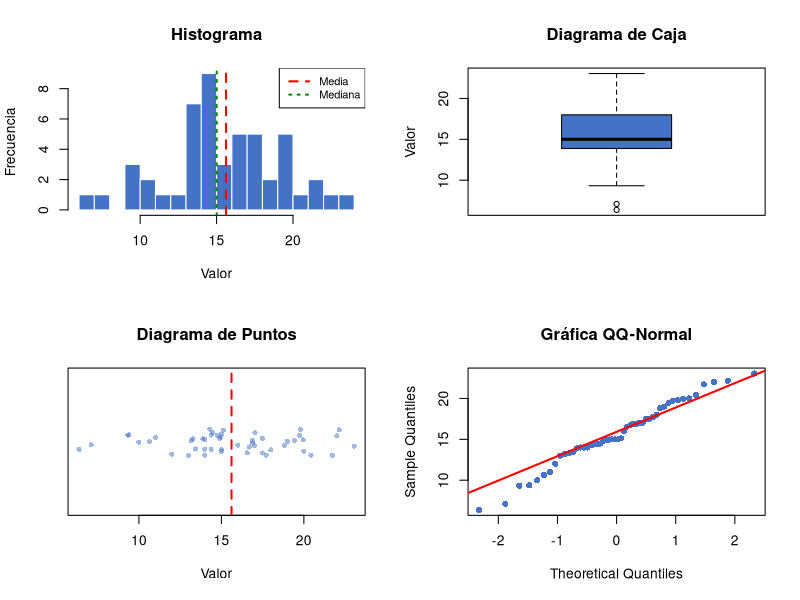

Reproduce this figure in R.
## ---- chunk 1
#| label: medidas-localizacion

x <- c(12, 15, 14, 10, 18, 22, 14, 16, 19, 13, 14, 20, 17, 11, 15)

# Media
mean(x)

# Mediana
median(x)

# Moda (R base no tiene función directa)
tab <- table(x)
as.numeric(names(tab[tab == max(tab)]))
## ---- chunk 2
#| label: medidas-dispersion

var(x)           # varianza muestral
sd(x)            # desviación estándar
diff(range(x))   # rango
IQR(x)           # rango intercuartílico
sd(x)/mean(x)*100  # CV en %
quantile(x)      # cuartiles
## ---- chunk 3
#| label: medidas-forma

# Asimetría manual
m3 <- mean((x - mean(x))^3)
g1 <- m3 / sd(x)^3
cat("Asimetría g1 =", round(g1, 4), "\n")

# Curtosis en exceso
m4 <- mean((x - mean(x))^4)
g2 <- m4 / sd(x)^4 - 3
cat("Curtosis  g2 =", round(g2, 4), "\n")
## ---- chunk 4
#| label: fig-graficas-descriptivas
#| fig-cap: "Representaciones gráficas básicas"
#| fig-width: 10
#| fig-height: 8

set.seed(42)
datos <- c(x, rnorm(35, mean(x), sd(x)))

par(mfrow = c(2, 2))

# Histograma
hist(datos, breaks = 12, col = "#4472C4", border = "white",
     main = "Histograma", xlab = "Valor", ylab = "Frecuencia",
     freq = TRUE)
abline(v = mean(datos),   col = "red",    lwd = 2, lty = 2)
abline(v = median(datos), col = "green4", lwd = 2, lty = 3)
legend("topright", c("Media", "Mediana"),
       col = c("red", "green4"), lty = 2:3, lwd = 2, cex = 0.8)

# Boxplot
boxplot(datos, col = "#4472C4", main = "Diagrama de Caja",
        ylab = "Valor", horizontal = FALSE)

# Diagrama de puntos (dotplot)
stripchart(datos, method = "jitter", pch = 16,
           col = adjustcolor("#4472C4", 0.5),
           main = "Diagrama de Puntos", xlab = "Valor")
abline(v = mean(datos), col = "red", lwd = 2, lty = 2)

# QQ-Plot (normalidad)
qqnorm(datos, pch = 16, col = "#4472C4",
       main = "Gráfica QQ-Normal")
qqline(datos, col = "red", lwd = 2)

par(mfrow = c(1, 1))
## ---- chunk 5
#| label: summary

summary(datos)
## ---- chunk 6
#| label: prob-frecuentista

# Verificación frecuentista: lanzar una moneda
set.seed(1)
n      <- 10000
moneda <- sample(c("Cara", "Sello"), n, replace = TRUE)

# Probabilidad empírica de Cara
cumsum(moneda == "Cara") / seq_along(moneda) |>
  tail(1)  # ≈ 0.5
## ---- chunk 7
#| label: operaciones-conjuntos

# Simular dos dados y aplicar operaciones de conjuntos
set.seed(42)
n  <- 100000
d1 <- sample(1:6, n, replace = TRUE)
d2 <- sample(1:6, n, replace = TRUE)

A <- d1 + d2 == 7   # suma = 7
B <- d1 == 6        # primer dado = 6

cat("P(A)         =", round(mean(A), 4), "  (teórico:", round(6/36, 4), ")\n")
cat("P(B)         =", round(mean(B), 4), "  (teórico:", round(1/6, 4), ")\n")
cat("P(A ∩ B)     =", round(mean(A & B), 4), "  (teórico:", round(1/36, 4), ")\n")
cat("P(A ∪ B)     =", round(mean(A | B), 4), "\n")
cat("P(A ∪ B) teó =", round(6/36 + 1/6 - 1/36, 4), "\n")
## ---- chunk 8
#| label: prob-condicional

# P(suma=7 | primer dado=3)
idx <- d1 == 3
cat("P(suma=7 | d1=3) =", round(mean((d1+d2)[idx] == 7), 4),
    "  (teórico:", round(1/6, 4), ")\n")
## ---- chunk 9
#| label: ley-total

# Ejemplo: máquinas de producción
P_M1 <- 0.60; P_def_M1 <- 0.02
P_M2 <- 0.40; P_def_M2 <- 0.05

P_def <- P_M1*P_def_M1 + P_M2*P_def_M2
cat("P(defectuoso) =", P_def, "\n")

# Bayes: P(M1 | defectuoso)
P_M1_def <- (P_def_M1 * P_M1) / P_def
cat("P(M1 | defecto) =", round(P_M1_def, 4), "\n")
## ---- chunk 10
#| label: combinatoria

# Permutaciones P(10, 3)
factorial(10) / factorial(10 - 3)

# Combinaciones C(52, 5): manos de póker
choose(52, 5)

# Coeficiente multinomial: n! / (n1! * n2! * ... * nk!)
multinom <- function(n, grupos) factorial(n) / prod(factorial(grupos))
multinom(10, c(3, 3, 4))  # dividir 10 en grupos de 3, 3, 4

# Triángulo de Pascal
pascal <- function(n) {
  m <- matrix(0L, n, n)
  m[1, 1] <- 1L
  for (i in 2:n) {
    m[i, 1] <- 1L
    for (j in 2:i) m[i, j] <- m[i-1, j-1] + m[i-1, j]
  }
  m[1:n, 1:n]
}
pascal(6)
